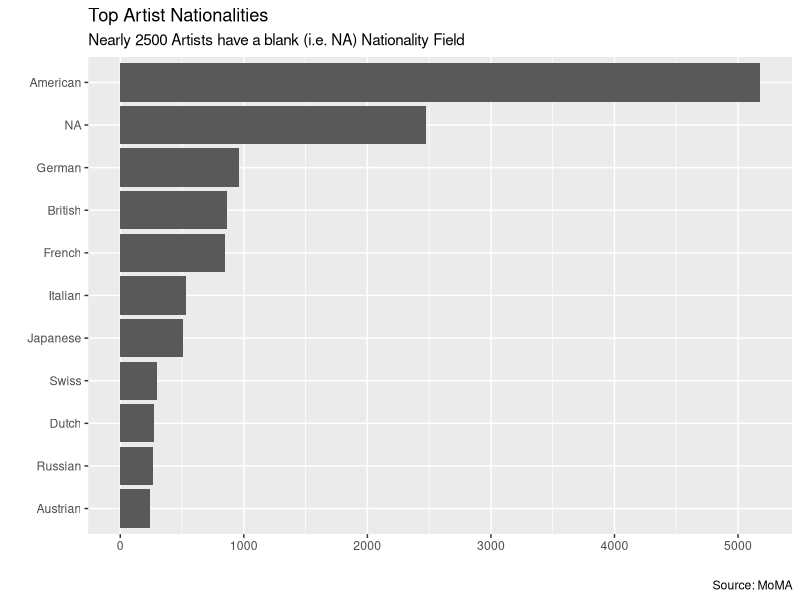
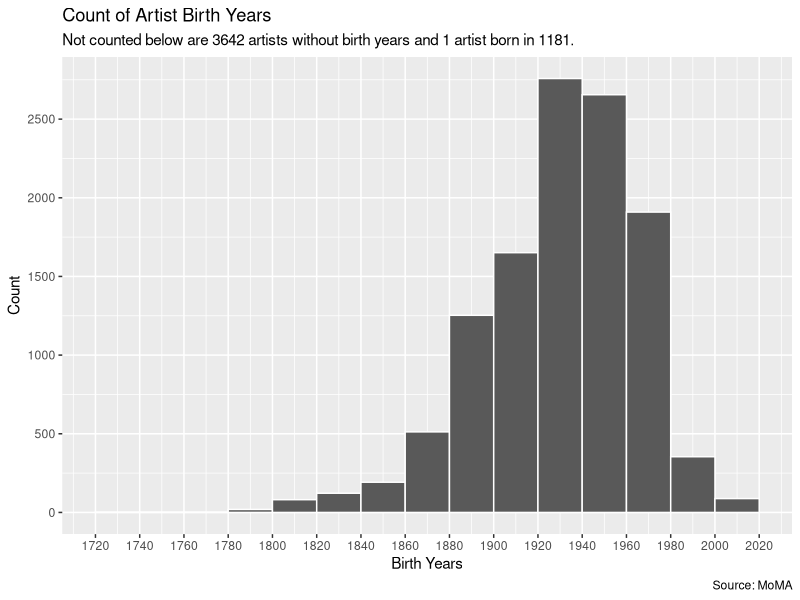
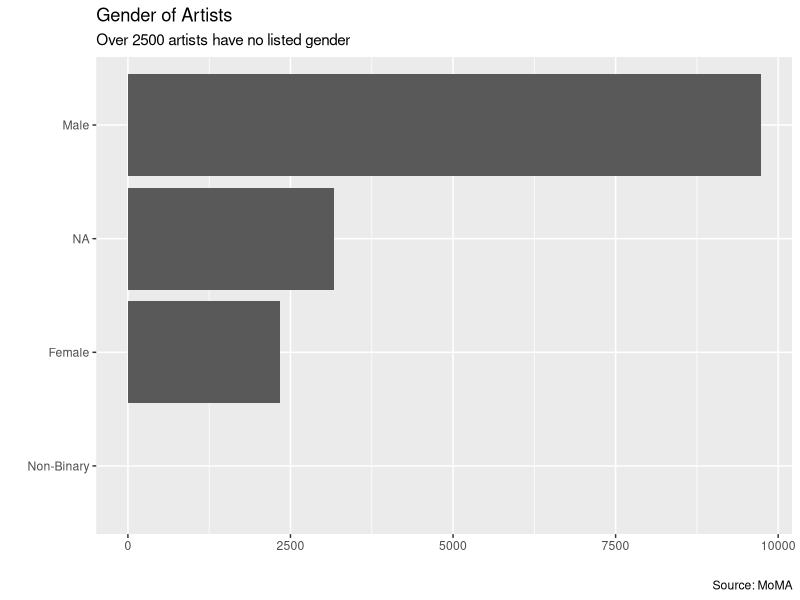
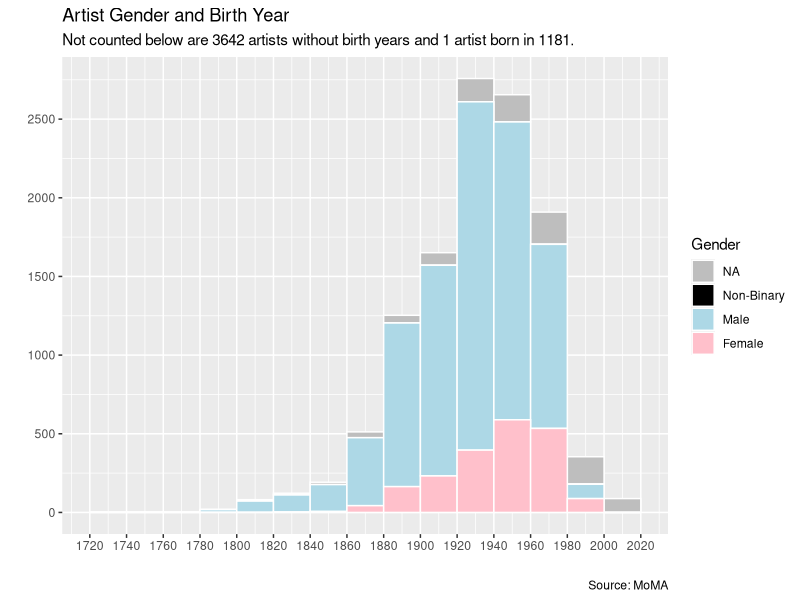

R code for these plots, in order:
## ---- chunk 1
knitr::opts_chunk$set(echo = FALSE)
library(tidyverse)
library(ggplot2)
library(rmarkdown)
read_csv("../moma_files/collection-master/Artists.csv") %>% 
  mutate(Gender = str_replace_all(Gender, "^male", "Male"),
         Gender = str_replace_all(Gender, "^female", "Female"), 
         Gender = str_replace_all(Gender, "Non-binary", "Non-Binary")) -> x
## ---- chunk 2
paged_table(x)
## ---- chunk 3

# 77 of these artists have a name identical to that of another artist in the dataset. 
# Many of these are 'Unidentified'. The others, in most cases, appear to be father and son.
# read_csv("moma_files/collection-master/Artists.csv") %>% 
#   select(-3) %>% 
#   select(DisplayName) %>% 
#   filter(duplicated(DisplayName) == TRUE) %>% 
#   arrange(DisplayName) -> y
# 
# paged_table(read_csv("moma_files/collection-master/Artists.csv") %>% 
#  filter(DisplayName %in% y$DisplayName) %>% 
#   arrange(DisplayName))
## ---- chunk 4
x %>% 
  mutate(Nationality = replace_na(Nationality, "NA")) %>% 
  group_by(Nationality) %>% 
  summarize(number_of_artists = n()) %>% 
  arrange(desc(number_of_artists)) %>% 
  filter(number_of_artists >= 200) %>% 
  ggplot(aes(y = fct_reorder(Nationality, number_of_artists), x = number_of_artists)) +
  geom_col() +
  labs(title = "Top Artist Nationalities",
       subtitle = "Nearly 2500 Artists have a blank (i.e. NA) Nationality Field",
       x = "",
       y = "",
             caption = "Source: MoMA") 

paged_table(x %>% 
  mutate(Nationality = replace_na(Nationality, "NA")) %>% 
  group_by(Nationality) %>% 
  summarize(`Number of Artists` = n()) %>% 
    arrange(desc(`Number of Artists`)))
## ---- chunk 5
x %>% 
  filter(BeginDate >= 1700) %>% 
  ggplot(aes(x = BeginDate)) +
  geom_histogram(color = "white", binwidth = 20, boundary = 1900) +
  scale_x_continuous(breaks = seq(1700, 2030, by = 20)) +
  scale_y_continuous(breaks = seq(0, 3000, by = 500)) +
  labs(title = "Count of Artist Birth Years", 
       subtitle = "Not counted below are 3642 artists without birth years and 1 artist born in 1181.",
       x = "Birth Years", 
       y = "Count", 
       caption = "Source: MoMA")
## ---- chunk 6
x %>% 
  mutate(Gender = replace_na(Gender, "NA")) %>% 
  ggplot(aes(y = fct_rev(fct_infreq((Gender))))) +
  geom_bar() +
  labs(title = "Gender of Artists", 
       subtitle = "Over 2500 artists have no listed gender", 
       x = "",
       y = "", 
       caption = "Source: MoMA")

x %>% 
  filter(BeginDate >= 1700) %>% 
  mutate(Gender = replace_na(Gender, "NA")) %>% 
  mutate(Gender = factor(Gender, levels = c("Female", "Male", "Non-Binary", "NA"))) %>% 
  ggplot(aes(x = BeginDate, fill = fct_rev(Gender))) +
  geom_histogram(color = "white", binwidth = 20, boundary = 1900) +
  scale_x_continuous(breaks = seq(1700, 2030, by = 20)) +
  scale_y_continuous(breaks = seq(0, 3000, by = 500)) +
  labs(title = "Artist Gender and Birth Year", 
       subtitle = "Not counted below are 3642 artists without birth years and 1 artist born in 1181.",
       x = "", 
       y = "", 
       fill = "Gender",
       caption = "Source: MoMA") +
  scale_fill_manual(values = c(Female = "pink", Male = "light blue", 'Non-Binary' = "black", 'NA' = "grey"))
## ---- chunk 7

  x %>% 
  summarize(across(everything(), ~ sum(is.na(.)) / length(.))) %>% 
  mutate(BeginDate = 2.389293e-01) %>% 
  mutate(EndDate = NA) %>% 
  mutate(across(everything(), ~paste0(round(.*100, 5), if_else(is.na(.), "", "%")))) %>% 
  unlist 

x %>% 
  select(BeginDate) %>% 
  arrange(BeginDate) %>% 
  group_by(BeginDate) %>% 
  summarize(n() / length(.$BeginDate)) 

x
